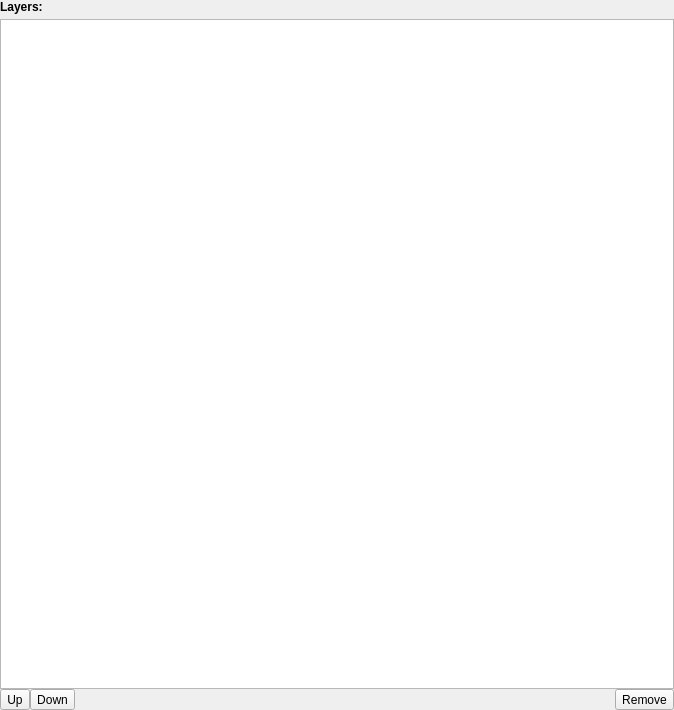
<?xml version="1.0" encoding="UTF-8"?>
<ui version="4.0">
 <class>Form</class>
 <widget class="QWidget" name="Form">
  <property name="geometry">
   <rect>
    <x>0</x>
    <y>0</y>
    <width>674</width>
    <height>710</height>
   </rect>
  </property>
  <property name="sizePolicy">
   <sizepolicy hsizetype="Preferred" vsizetype="Maximum">
    <horstretch>0</horstretch>
    <verstretch>0</verstretch>
   </sizepolicy>
  </property>
  <property name="windowTitle">
   <string>Form</string>
  </property>
  <layout class="QVBoxLayout" name="verticalLayout">
   <property name="spacing">
    <number>0</number>
   </property>
   <property name="margin">
    <number>0</number>
   </property>
   <item>
    <widget class="QLabel" name="label_2">
     <property name="sizePolicy">
      <sizepolicy hsizetype="Preferred" vsizetype="Maximum">
       <horstretch>0</horstretch>
       <verstretch>0</verstretch>
      </sizepolicy>
     </property>
     <property name="text">
      <string>&lt;b&gt;Layers:&lt;/b&gt;</string>
     </property>
    </widget>
   </item>
   <item>
    <spacer name="verticalSpacer">
     <property name="orientation">
      <enum>Qt::Vertical</enum>
     </property>
     <property name="sizeType">
      <enum>QSizePolicy::Fixed</enum>
     </property>
     <property name="sizeHint" stdset="0">
      <size>
       <width>20</width>
       <height>5</height>
      </size>
     </property>
    </spacer>
   </item>
   <item>
    <widget class="LayerWidget" name="layerWidget">
     <property name="sizePolicy">
      <sizepolicy hsizetype="Preferred" vsizetype="Expanding">
       <horstretch>0</horstretch>
       <verstretch>0</verstretch>
      </sizepolicy>
     </property>
    </widget>
   </item>
   <item>
    <layout class="QHBoxLayout" name="horizontalLayout_2">
     <item>
      <widget class="QToolButton" name="UpButton">
       <property name="toolTip">
        <string>move layer up</string>
       </property>
       <property name="text">
        <string>Up</string>
       </property>
       <property name="icon">
        <iconset>
         <normaloff>../../shell/gui/icons/16x16/actions/go-up.png</normaloff>../../shell/gui/icons/16x16/actions/go-up.png</iconset>
       </property>
      </widget>
     </item>
     <item>
      <widget class="QToolButton" name="DownButton">
       <property name="toolTip">
        <string>move layer down</string>
       </property>
       <property name="text">
        <string>Down</string>
       </property>
       <property name="icon">
        <iconset>
         <normaloff>../../shell/gui/icons/16x16/actions/go-down.png</normaloff>../../shell/gui/icons/16x16/actions/go-down.png</iconset>
       </property>
      </widget>
     </item>
     <item>
      <spacer name="horizontalSpacer">
       <property name="orientation">
        <enum>Qt::Horizontal</enum>
       </property>
       <property name="sizeHint" stdset="0">
        <size>
         <width>40</width>
         <height>20</height>
        </size>
       </property>
      </spacer>
     </item>
     <item>
      <widget class="QToolButton" name="DeleteButton">
       <property name="toolTip">
        <string>delete layer</string>
       </property>
       <property name="text">
        <string>Remove</string>
       </property>
       <property name="icon">
        <iconset>
         <normaloff>../../shell/gui/icons/16x16/actions/list-remove.png</normaloff>../../shell/gui/icons/16x16/actions/list-remove.png</iconset>
       </property>
      </widget>
     </item>
    </layout>
   </item>
  </layout>
 </widget>
 <customwidgets>
  <customwidget>
   <class>LayerWidget</class>
   <extends>QListView</extends>
   <header>volumina.widgets.layerwidget</header>
  </customwidget>
 </customwidgets>
 <resources/>
 <connections/>
</ui>
